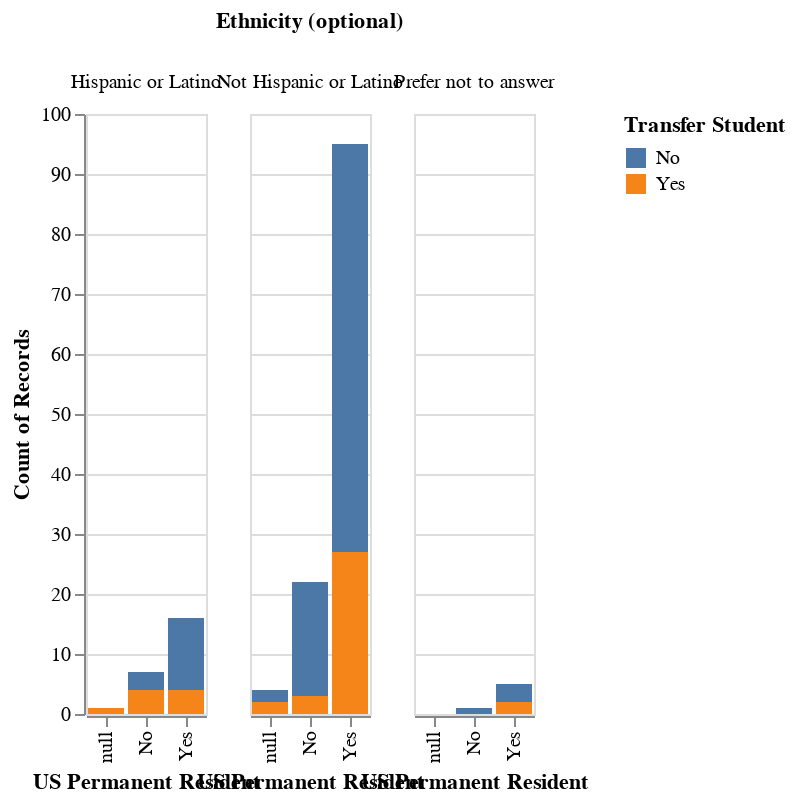

The notebook cell saved with this chart:
### Code cell
## select the top chart and render it by VegaLiteRender 
recommend_chart = recommended_charts.iloc[50]
vr = VegaLiteRender(chart_type = recommend_chart['chart_type'], columns = recommend_chart['fields'], data = chartRecommender.df.to_dict('records'))
# vr = VegaLiteRender(chart_type = 'scatter', columns = recommend_chart['fields'], data = chartRecommender.df.to_dict('records'))
# vr = VegaLiteRender(chart_type = 'scatter', columns = sample_fields, data = chartRecommender.df.to_dict('records'))


chart_display = alt.Chart.from_dict(vr.vSpec)
chart_display.display()

### Figure 1 — Vega-Lite specification as saved in the notebook (floating-point values rounded to 4 significant figures; data arrays with more than 128 entries replaced by an {"elided": "..."} marker saying what was removed)
{"config": {"view": {"continuousWidth": 400, "continuousHeight": 300}}, "data": {"name": "data-4cfb90f3c82f9c945a602a96751b5c00"}, "mark": "bar", "encoding": {"color": {"type": "nominal", "field": "Transfer Student"}, "column": {"type": "nominal", "field": "Ethnicity (optional)"}, "x": {"type": "nominal", "field": "US Permanent Resident"}, "y": {"type": "quantitative", "aggregate": "count"}}, "$schema": "https://vega.github.io/schema/vega-lite/v4.8.1.json", "datasets": {"data-4cfb90f3c82f9c945a602a96751b5c00": {"elided": "151 records"}}}
